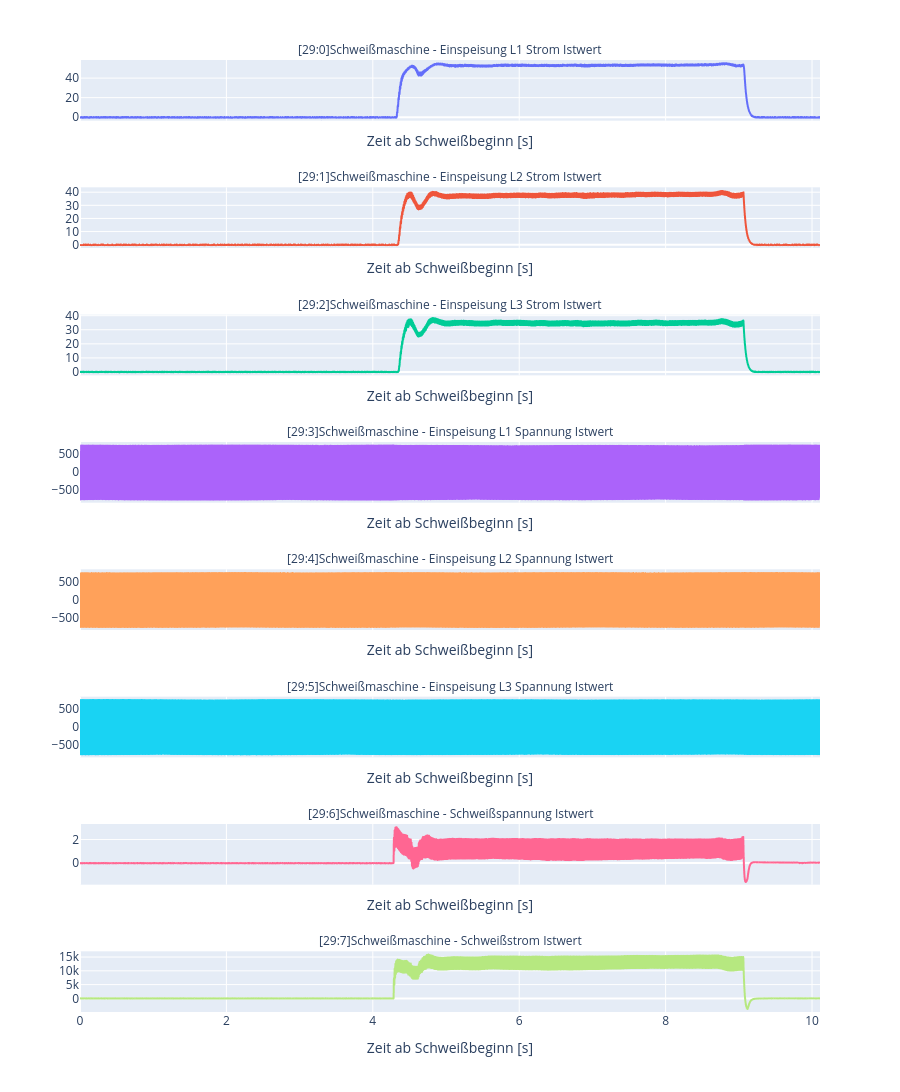
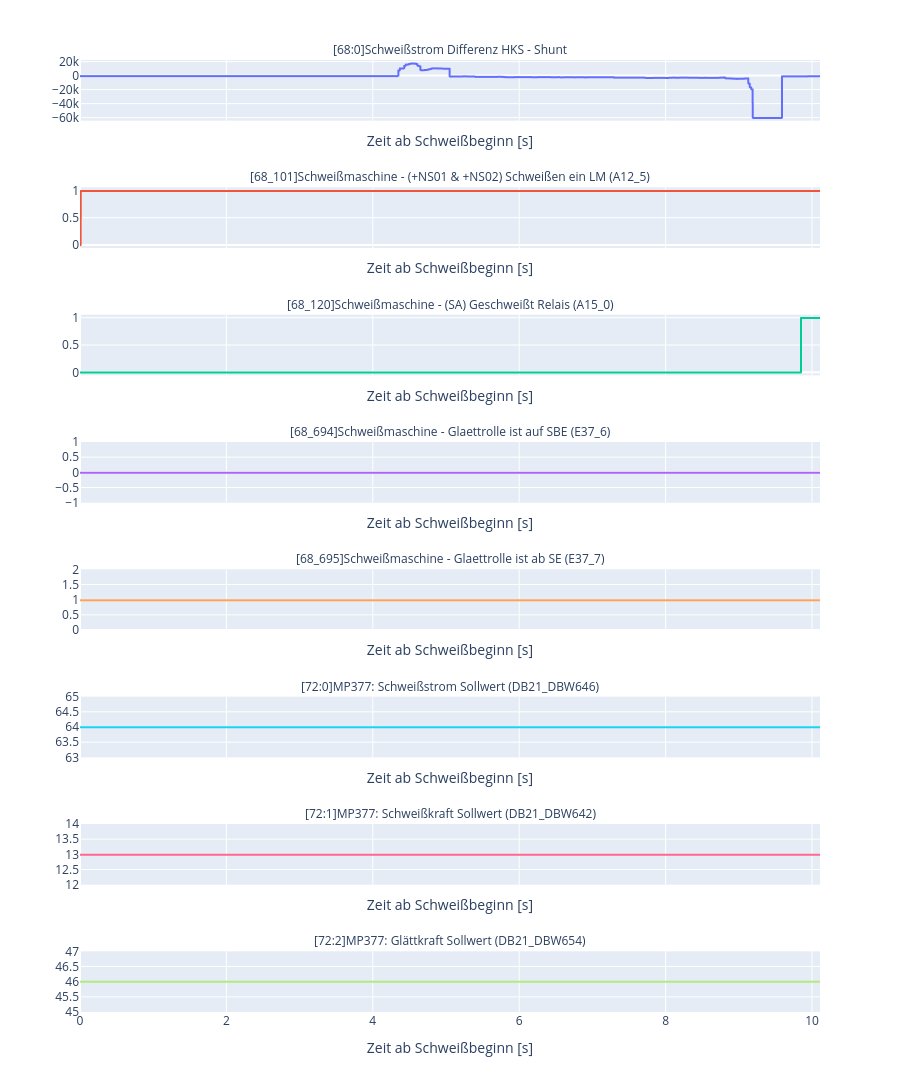
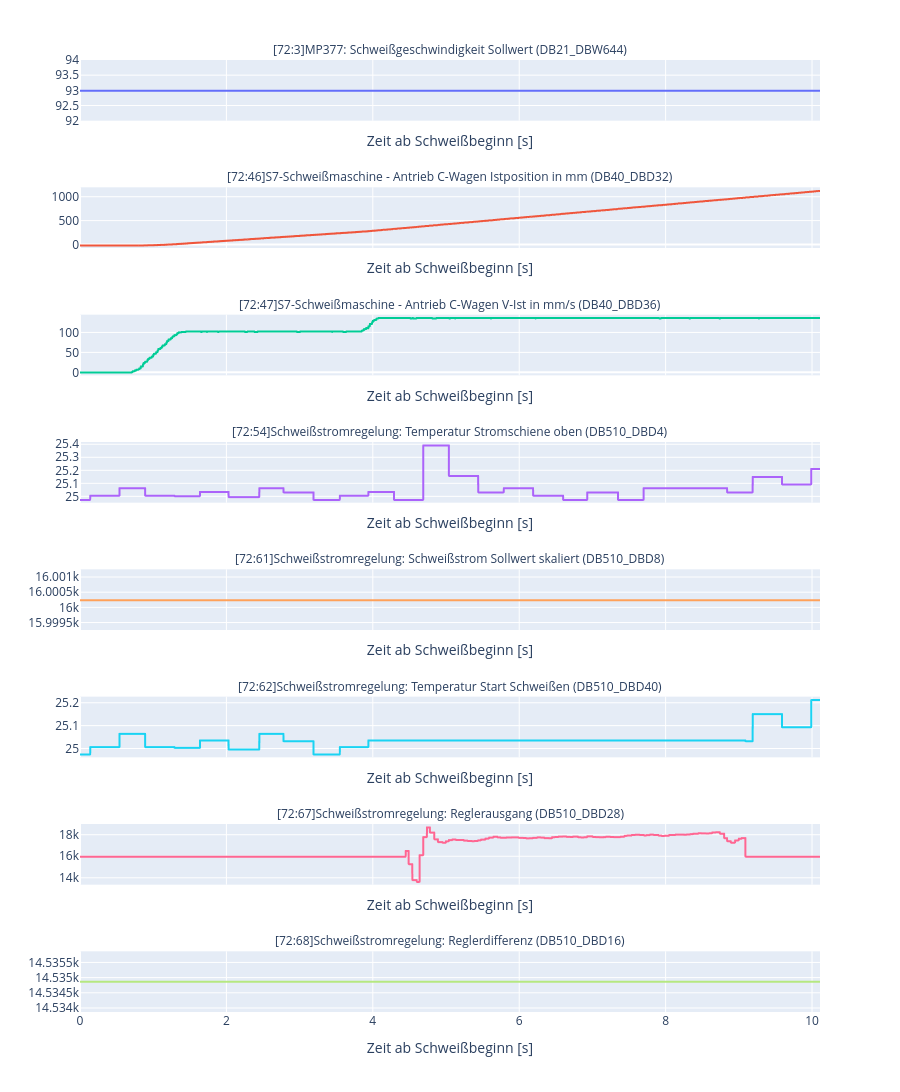
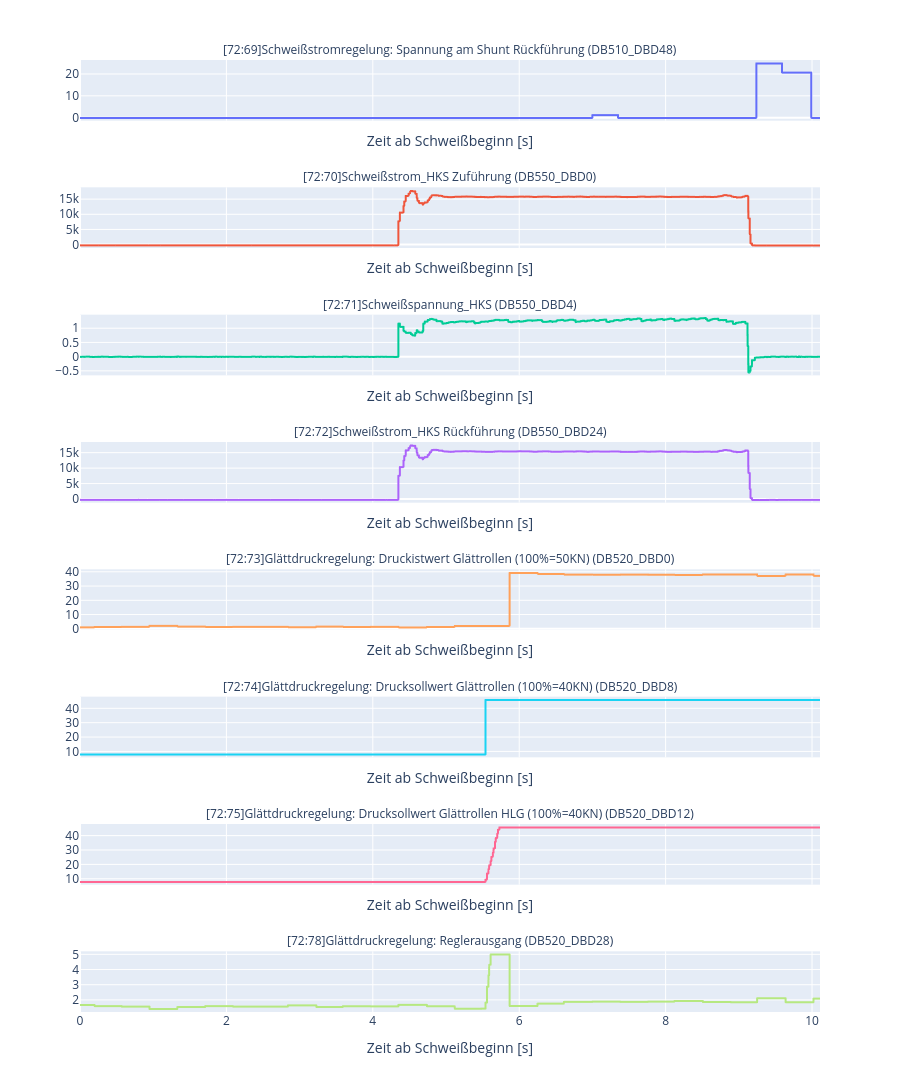

Notebook code for these charts, in order:
### Code cell
SEQ = 1
s = df_aug.filter(pl.col('seq_id') == SEQ).row(0, named=True)
start_time, end_time = s['start'], s['end']

cols = [c for c in lf.collect_schema().names() if c != 'Time']

df_seq = (
    lf
    .filter(pl.col('Time').is_between(start_time, end_time))
    .select('Time', *cols)
    .with_columns(t=(pl.col('Time') - start_time).dt.total_milliseconds() / 1000)
    .collect(engine='streaming')
)

for i in range(0, len(cols), 8):
    batch = cols[i:i+8]
    fig = px.line(df_seq.select('t', pl.col(batch).cast(pl.Float32)),
                  x='t', y=batch, facet_col='variable', facet_col_wrap=1,
                  height=220 * len(batch), render_mode='webgl')

    fig.update_yaxes(matches=None, title=None)
    fig.update_xaxes(title='Zeit ab Schweißbeginn [s]')
    fig.for_each_annotation(lambda a: a.update(text=a.text.split('=', 1)[1]))
    fig.update_layout(showlegend=False, hovermode='x unified')
    fig.write_image(f'./Images/seq{SEQ + 1}_part{i // 8}.png', width=1500, scale=2)
    fig.show()
